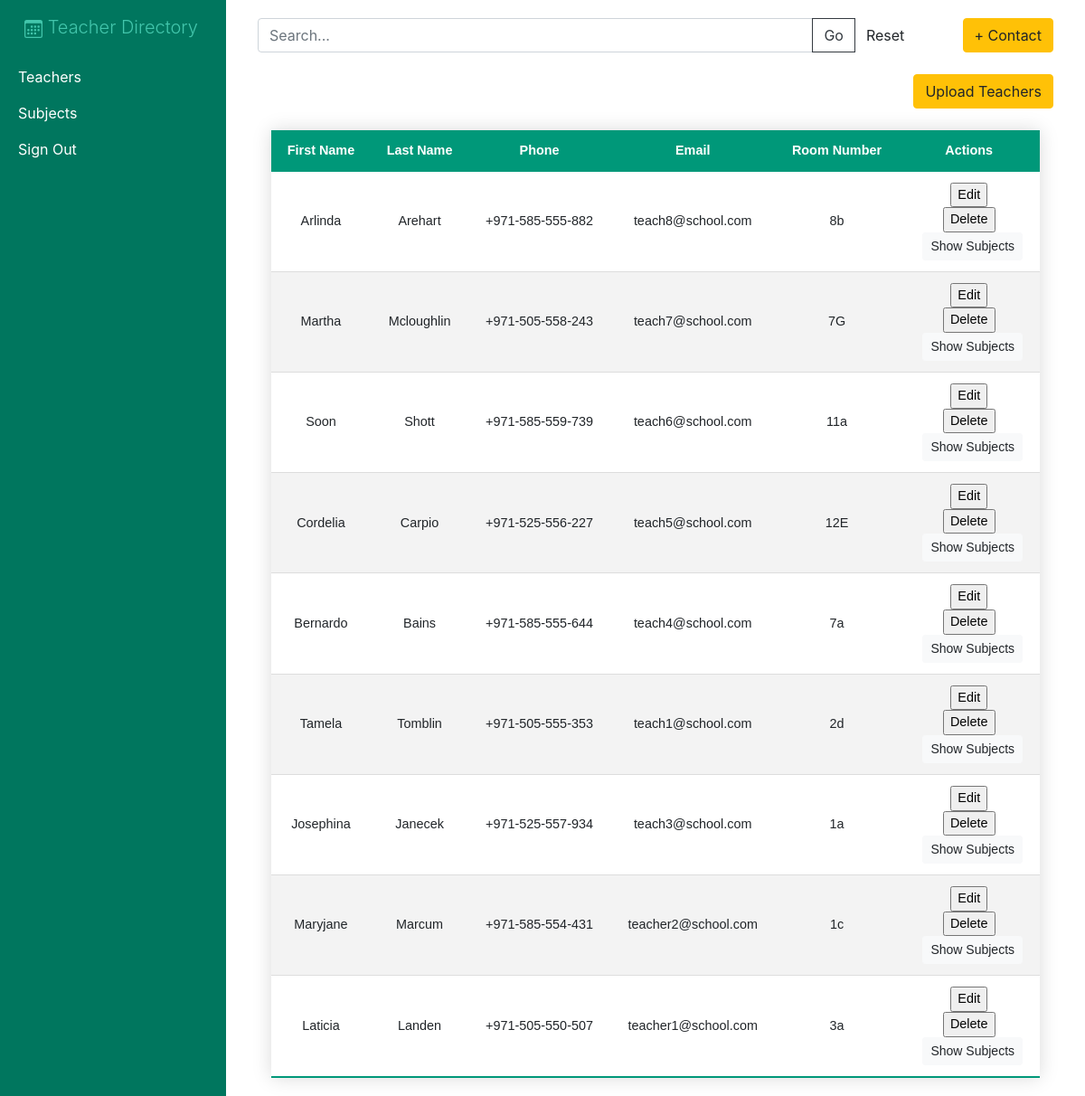
The app's page /home/ (signed in) with its own data.
### teacher/models.py (models this page shows, shortened)
class Teacher(models.Model):
    first_name = models.CharField(max_length=200, null=True)
    last_name = models.CharField(max_length=200, null=True)
    phone = models.CharField(max_length=200, null=True)
    email = models.EmailField(max_length=200, null=True, unique=True)
    date_created = models.DateTimeField(auto_now_add=True, null=True)
    room_number = models.CharField(max_length=200, null=True)
    teacher_profile_pic = models.ImageField(default="default_profile_pic.png" ,null=True, blank=True)
    subject = models.ManyToManyField(SubjectDetails, blank=True)

### teacher/views.py (the view)
# urls.py: path('home/', views.TeacherListView.as_view(), name="home"),
class TeacherListView(ListAPIView):
    queryset = Teacher.objects.all()
    permission_classes = (IsAuthenticated,)
    def list(self, request, *args, **kwargs):
        query = request.query_params.get('search')
        if query is not None:
             teachers = Teacher.objects.filter(
            Q(last_name__icontains=query) |
            Q(subject__subject_name__icontains=query)
            ).order_by("-date_created")
        else:
            teachers = self.queryset.order_by("-date_created")
        return render(request,'teacher/teachers.html',{'teachers':teachers})

### teacher/templates/teacher/teachers.html (shortened to what this page needs)
{% extends 'teacher/main.html' %}
{% block content %}
<div class="row">
  <div class="col-10">
    <form action="{% url 'teachers' %}" method="GET">
      <div class="input-group">
        <input type="text" class="form-control" name="search" id="id_search" placeholder="Search...">
        <div class="input-group-append">
          <input class="btn btn-outline-dark" type="submit" value="Go" />
          <a class="btn" href="{% url 'teachers' %}" type="button">Reset</a>
        </div>
      </div>
    </form>
  </div>
  <div class="col  d-flex justify-content-end">
    <a class="btn btn-warning" href="{% url 'add_teacher' %}">+ Contact</a>
  </div>
  <div class="col  d-flex justify-content-end mt-4">
    <a class="btn btn-warning" href="{% url 'upload_teachers' %}">Upload Teachers</a>
  </div>
</div>
<div class="container w-100 d-flex justify-content-center mt-4">
  <table class="my-table w-100 text-center">
    <thead>
      <tr class="text-center">
        <th scope="col">First Name</th>
        <th scope="col">Last Name</th>
        <th scope="col">Phone</th>
        <th scope="col">Email</th>
        <th scope="col">Room Number</th>
        <th scope="col">Actions</th>
      </tr>
    </thead>
    <tbody>
      {% for c in teachers %}
      <tr>
        <td>{{ c.first_name }}</td>
        <td>{{ c.last_name }}</td>
        <td>{{ c.phone }}</td>
        <td>{{ c.email }}</td>
        <td>{{ c.room_number }}</td>
        <td>
          <form id="updateform" action="{% url 'update_teacher' c.id %}" method="GET">
            <input type="submit" value="Edit" >
          </form>
          <form id="deleteform" action="{% url 'delete_teacher' c.id %}" method="POST" enctype="multipart/form-data">
            <input type="submit" value="Delete" >
          </form>
          <a type="button" class="btn btn-sm btn-light ml-2" href="{% url 'teacher_subjects' c.id %}">Show Subjects</a>
        </td>
      </tr>
      {% endfor %}
    </tbody>
  </table>
</div>
{% endblock content %}

### teacher/templates/teacher/main.html (shortened to what this page needs)
{% load static %}
<!DOCTYPE html>
<html>
<head>
    <link rel="stylesheet" href="https://stackpath.bootstrapcdn.com/bootstrap/4.5.2/css/bootstrap.min.css"
 />
    <link rel="stylesheet" href="{% static 'css/main.css' %}" />
</head>
<body>
    <div id="wrapper">
        <div id="sidebar-wrapper">
            <ul class="sidebar-nav">
                <li class="sidebar-brand">
                    <a href="{% url 'home' %}" class="lead text-center mr-4">
                        Teacher Directory</a>
                </li>
                <li>
                    <a href="{% url 'teachers' %}">Teachers</a>
                </li>
                <li>
                    <a href="{% url 'subjects' %}">Subjects</a>
                </li>
                <li>
                    <a href="{% url 'signout' %}">Sign Out</a>
                </li>
            </ul>
        </div>
        <div id="page-content-wrapper">
            <div class="container-fluid">
                <div class="row">
                    <div class="col-lg-12">
                        {% block content %} {% endblock %}
                    </div>
                </div>
            </div>
        </div>
    </div>
</body>
</html>

### static/css/main.css (style rules this page uses)
.my-table { border-collapse: collapse; font-size: 0.9em; font-family: sans-serif; min-width: 400px; box-shadow: 0 0 20px rgba(0, 0, 0, 0.15); }
.my-table thead tr { background-color: #009879; color: #ffffff; text-align: left; }
.my-table th, .my-table td { padding: 12px 15px; }
.my-table tbody tr { border-bottom: 1px solid #dddddd; }
.my-table tbody tr:nth-of-type(even) { background-color: #f3f3f3; }
.my-table tbody tr:last-of-type { border-bottom: 2px solid #009879; }
#sidebar-wrapper { z-index: 1000; position: fixed; left: 250px; width: 0; height: 100%; margin-left: -250px; overflow-y: auto; background: #00765e; -webkit-transition: all 0.9s ease; -moz-transition: all 0.9s ease; -o-transition: all 0.9s ease; transition: all 0.9s ease; }
#page-content-wrapper { width: 100%; position: absolute; padding: 15px; }
.sidebar-nav { position: absolute; top: 0; width: 250px; margin: 0; padding: 0; list-style: none; }
.sidebar-nav li { text-indent: 20px; line-height: 40px; }
.sidebar-nav li a { display: block; text-decoration: none; color: #ffffff; }
.sidebar-nav > .sidebar-brand { height: 65px; font-size: 18px; line-height: 60px; }
.sidebar-nav > .sidebar-brand a { color: #ffffff; }
@media (min-width:768px) { #wrapper { padding-left: 250px; } }
@media (min-width:768px) { #sidebar-wrapper { width: 250px; } }
@media (min-width:768px) { #page-content-wrapper { padding: 20px; position: relative; } }

### records on screen
Teacher: first_name "Arlinda", last_name "Arehart", phone "+971-585-555-882", email "teach8@school.com", room_number "8b"
Teacher: first_name "Martha", last_name "Mcloughlin", phone "+971-505-558-243", email "teach7@school.com", room_number "7G"
Teacher: first_name "Soon", last_name "Shott", phone "+971-585-559-739", email "teach6@school.com", room_number "11a"
Teacher: first_name "Cordelia", last_name "Carpio", phone "+971-525-556-227", email "teach5@school.com", room_number "12E"
Teacher: first_name "Bernardo", last_name "Bains", phone "+971-585-555-644", email "teach4@school.com", room_number "7a"
Teacher: first_name "Tamela", last_name "Tomblin", phone "+971-505-555-353", email "teach1@school.com", room_number "2d"
Teacher: first_name "Josephina", last_name "Janecek", phone "+971-525-557-934", email "teach3@school.com", room_number "1a"
Teacher: first_name "Maryjane", last_name "Marcum", phone "+971-585-554-431", email "teacher2@school.com", room_number "1c"
Teacher: first_name "Laticia", last_name "Landen", phone "+971-505-550-507", email "teacher1@school.com", room_number "3a"
